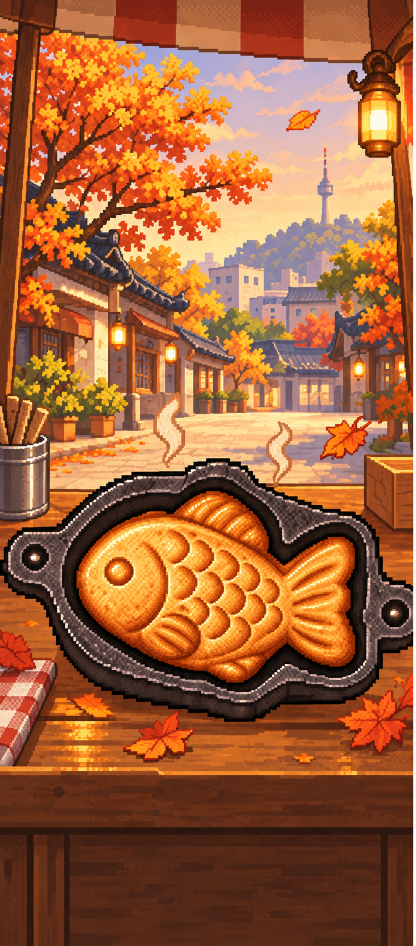
#> input picture 3_art/추가 생성 이미지/bg/autumn.png, 831 x 1891 px, given in place of redbean@crispgrid.png, which was not available (shown at 1/2 size)
$ python apply_extra_art.py fish
#> lines starting #> are read from the running program, lines starting #| are printed output that depends on the picture; after the words box and inside, x2 and y2 are one past the last pixel; in counts of white or black regions, pixels touching at a corner belong together; pictures that were not available may be replaced by others from this repository, and a replacement may not be noted
### 1_game/tools/pixelize.py
"""Turn AI-generated "pixel art" into clean, game-ready pixel sprites.

AI images fake pixel art: blocks have uneven sizes, edges are blurred and
colors drift. This script rebuilds a true low-resolution image:

  1. detects the image's fake pixel grid (pitch and offset) from its edges
  2. (sprite) removes the flat background by flood fill from the borders
  3. samples each grid cell from the median of its center, so blur and AI
     noise at cell borders are ignored -> one true pixel per fake pixel
  4. (sprite) crops to the content and centers it on the target canvas,
     shrinking only if it does not fit
     (background) center-crops to the target aspect ratio and resizes
  5. snaps colors to the shared game palette (or N adaptive colors)
  6. hardens alpha and removes tiny floating islands (--despeckle: lone pixels)

Output: <name>.png, plus preview/<name>@<preview>x.png enlarged with
nearest neighbor for checking (a subfolder, so it is not bundled). In Flutter draw it with FilterQuality.none and
integer scaling only.

Examples:
  python tools/pixelize.py raw/redbean.png -o assets/images/fish --size 64x48
  python tools/pixelize.py raw/night.png -o assets/images/bg --size 180x320 --mode background
  python tools/pixelize.py raw/icons/ -o assets/images/icons --size 24x24 --colors 12
"""

import argparse
import sys
from pathlib import Path

import numpy as np
from PIL import Image, ImageDraw, ImageFilter

from palette import GAME_PALETTE  # shared with draw_pixel_assets.py

# Fill colors that mark removed background; the one farthest from the
# background is used, since floodfill skips seeds already near the fill color.
SENTINELS = [(255, 0, 254), (1, 255, 2), (2, 1, 255), (254, 255, 1)]


def hex_to_rgb(h):
    h = h.lstrip("#")
    return tuple(int(h[i:i + 2], 16) for i in (0, 2, 4))


def remove_background(img, tolerance):
    """Flood fill from border pixels whose color matches a corner.

    Runs on a median-filtered copy so AI noise does not stop the fill.
    """
    rgb = img.convert("RGB").filter(ImageFilter.MedianFilter(5))
    w, h = rgb.size
    corners = {rgb.getpixel(p) for p in [(0, 0), (w - 1, 0), (0, h - 1), (w - 1, h - 1)]}
    sentinel = max(SENTINELS, key=lambda c: min(sum(abs(a - b) for a, b in zip(c, k)) for k in corners))
    seeds = [(x, 0) for x in range(0, w, 8)] + [(x, h - 1) for x in range(0, w, 8)]
    seeds += [(0, y) for y in range(0, h, 8)] + [(w - 1, y) for y in range(0, h, 8)]
    for seed in seeds:
        px = rgb.getpixel(seed)
        if px == sentinel:
            continue
        if min(sum(abs(a - b) for a, b in zip(px, c)) for c in corners) <= tolerance * 3:
            ImageDraw.floodfill(rgb, seed, sentinel, thresh=tolerance)
    out = np.array(img.convert("RGBA"))
    out[(np.array(rgb) == sentinel).all(axis=2), 3] = 0
    return out


# [69 lines left out: functions grid_pitch, detect_grid, edges_within, cell_sample, not called in this run]


def snap_to_palette(arr, palette):
    """Nearest palette color by perceptual 'redmean' distance."""
    pal = np.array(palette, dtype=np.float64)
    rgb = arr[..., :3].reshape(-1, 1, 3).astype(np.float64)
    rmean = (rgb[..., 0] + pal[None, :, 0]) / 2
    d = rgb - pal[None]
    dist = (2 + rmean / 256) * d[..., 0] ** 2 + 4 * d[..., 1] ** 2 + (2 + (255 - rmean) / 256) * d[..., 2] ** 2
    arr[..., :3] = pal[dist.argmin(axis=1)].reshape(arr.shape[:2] + (3,)).astype(np.uint8)
    return arr


def adaptive_palette(arr, colors):
    opaque = arr[arr[..., 3] == 255][:, :3]
    if len(opaque) == 0:
        return []
    strip = Image.fromarray(opaque.reshape(1, -1, 3))
    q = strip.quantize(colors=colors, method=Image.Quantize.MEDIANCUT, dither=Image.Dither.NONE)
    flat = q.getpalette()[: colors * 3]
    return [tuple(flat[i:i + 3]) for i in range(0, len(flat), 3)]


# [148 lines left out: functions despeckle, remove_islands, native_pixels, fit, process, main, not called in this run]


# [2 lines that do not run on import are left out]

### 1_game/tools/apply_extra_art.py
"""Applies the extra art set ("이미지/추가 생성 이미지") to assets/images.

Sources are RAW: RGB on a flat white background, at 3-15x the game size.
The source folder is only read. Every stage writes into assets/images and,
with --preview, a check sheet into build/extra_art_preview (not bundled).

Mapping and decisions: docs/prompts/오늘의붕어빵_추가이미지적용프롬프트_
261007_2012_01.md (B절) and the stage reports.

  python tools/apply_extra_art.py fish topping stove [--preview]
  python tools/apply_extra_art.py all --preview

Rules kept by every stage:
  - the white background goes by flood fill from the borders only
    (pixelize.remove_background), never by colour, so white clothes,
    sugar or snow inside a figure stay;
  - art is only ever shrunk (area sampling); nothing is scaled up;
  - outputs keep the canvas size of the files they replace.
"""
import argparse
import sys
from pathlib import Path

import numpy as np
from PIL import Image
from scipy import ndimage

sys.path.insert(0, str(Path(__file__).resolve().parent))
from pixelize import adaptive_palette, remove_background, snap_to_palette  # noqa: E402

ROOT = Path(__file__).resolve().parent.parent
SRC = ROOT.parent / '3_art' / '추가 생성 이미지'
OUT = ROOT / 'assets' / 'images'
PREVIEW = ROOT / 'build' / 'extra_art_preview'


# ---------------------------------------------------------------- helpers

def load_cut(path, tolerance=24):
    """The source with its border-connected white background made clear."""
    arr = remove_background(Image.open(path), tolerance)
    arr[..., 3] = np.where(arr[..., 3] >= 128, 255, 0)
    return arr


def bbox(alpha):
    ys, xs = np.nonzero(alpha)
    return xs.min(), ys.min(), xs.max() + 1, ys.max() + 1


def area_sample(arr, w, h, min_cover=0.5):
    """Shrinks RGBA [arr] to w x h: each output pixel is the mean colour of
    the opaque source pixels in its cell, opaque when at least [min_cover]
    of the cell is. Hard alpha, no scaling up."""
    sh, sw = arr.shape[:2]
    assert w <= sw and h <= sh, 'area_sample only shrinks'
    xs = np.linspace(0, sw, w + 1).round().astype(int)
    ys = np.linspace(0, sh, h + 1).round().astype(int)
    a = (arr[..., 3] >= 128).astype(np.float64)
    rgb = arr[..., :3].astype(np.float64) * a[..., None]
    # Summed-area tables make every cell O(1).
    def sat(v):
        s = np.zeros((sh + 1, sw + 1) + v.shape[2:])
        s[1:, 1:] = v.cumsum(0).cumsum(1)
        return s
    sa, sc = sat(a), sat(rgb)
    def cells(s):
        return (s[ys[1:]][:, xs[1:]] - s[ys[:-1]][:, xs[1:]]
                - s[ys[1:]][:, xs[:-1]] + s[ys[:-1]][:, xs[:-1]])
    cover, colour = cells(sa), cells(sc)
    size = np.outer(np.diff(ys), np.diff(xs))
    out = np.zeros((h, w, 4), np.uint8)
    opaque = cover >= min_cover * size
    out[..., :3] = np.where(opaque[..., None],
                            colour / np.maximum(cover, 1)[..., None], 0).round()
    out[..., 3] = opaque * 255
    return out


def quantize(arr, colors):
    """Snaps opaque pixels to [colors] adaptive colours (small sprites)."""
    palette = adaptive_palette(arr, colors)
    if palette:
        mask = arr[..., 3] == 255
        arr[mask] = snap_to_palette(arr.copy(), palette)[mask]
    return arr


def place(arr, box, canvas):
    """[arr] shrunk into [box] (l, t, r, b) of an empty [canvas] (w, h)."""
    l, t, r, b = box
    out = np.zeros((canvas[1], canvas[0], 4), np.uint8)
    out[t:b, l:r] = area_sample(arr, r - l, b - t)
    return out


# [40 lines left out: functions register, warp, not called in this run]


def save(arr, path, mode='RGBA'):
    path.parent.mkdir(parents=True, exist_ok=True)
    img = Image.fromarray(arr, 'RGBA')
    (img.convert('RGB') if mode == 'RGB' else img).save(path)
    print(f'  -> {path.relative_to(ROOT)} {img.size[0]}x{img.size[1]}')


# [20 lines left out: function sheet, not called in this run]


# ---------------------------------------------------------------- stage 1

FISH_CANVAS = (96, 72)
# The fish's box on that canvas: the same for every pattern image and for
# the concept fish/redbean.png (999x749, box 115,108-884,640) the toppings
# are drawn over.
FISH_BOX = (11, 10, 85, 62)
PATTERNS = ['crispgrid', 'heartscale', 'starmark']
TOPPINGS = ['almond', 'choco', 'sprinkle', 'sugar']


def stage_fish(args):
    print('fish')
    done = []
    for p in PATTERNS:
        cut = load_cut(SRC / 'fish' / f'redbean@{p}.png')
        l, t, r, b = bbox(cut[..., 3])
        arr = quantize(place(cut[t:b, l:r], FISH_BOX, FISH_CANVAS), 24)
        save(arr, OUT / 'fish' / f'redbean@{p}.png')
        done.append(arr)
    if args.preview:
        sheet('fish', done + [np.asarray(Image.open(OUT / 'fish' / 'redbean.png').convert('RGBA').resize(FISH_CANVAS, Image.BOX))])


# [17 lines left out: function topping_core, not called in this run]


# How far the core grows (in fish/redbean.png pixels) to take in the
# topping's own outline, where it still differs from the plain fish.
TOPPING_GROW = {'almond': 10, 'choco': 4, 'sprinkle': 4, 'sugar': 4}


# [36 lines left out: function stage_topping, not called in this run]


STOVE_CANVAS = (941, 470)
STOVES = ['castiron', 'copper', 'golden']
# lib/ui/boost_effects.dart griddleCavities: cavity centres as fractions of
# the stove sprite (measured on the concept griddle, stove/iron.png).
CAVITIES = [(.284, .524), (.502, .525), (.719, .525),
            (.257, .715), (.501, .715), (.743, .715)]


# [39 lines left out: functions stage_stove, metal_mask, not called in this run]


# The concept griddle's metal (조리컷가스화면, the first stove/iron.png):
# its average colour and brightness quantiles (5 .. 95 %).
IRON_TINT = np.array([65, 50, 47], float)
IRON_LEVELS = [0.010, 0.084, 0.152, 0.302, 0.591]


# [18 lines left out: function stage_iron, not called in this run]


# ---------------------------------------------------------------- stage 2

BG_CANVAS = (335, 762)
# Day pictures replaced or new, and the night pictures of four seasons
# (PixelSprites.sceneBackground loads bg/<id>_night.png).
BACKGROUNDS = ['clear', 'rain', 'autumn', 'cherry', 'snow', 'snowday',
               'dusk', 'forest', 'night', 'seaside',
               'clear_night', 'rain_night', 'autumn_night', 'cherry_night']


# [56 lines left out: functions baked_fish, shift, stage_bg, not called in this run]

# ---------------------------------------------------------------- stage 3

# Width of each decoration in NightStallPainter's 180x400 scene units; the
# art is stored at DECO_SCALE times that and drawn back at scene size, so it
# keeps the source's finer dots (like the icons and skills).
DECO_SCALE = 3
DECO_WIDTH = {'lantern': 22, 'windchime': 14, 'bunting': 180,
              'starlights': 180, 'paperlanterns': 180, 'snowman': 30}


# [17 lines left out: function stage_deco, not called in this run]


ICON_SIZE = 72  # 3x the 24 px logical icon, like tools/process_extra_art.sh
ICONS = ['shop', 'skins', 'records', 'share', 'daily', 'achievements',
         'settings', 'leaderboard', 'star', 'butter',
         'back', 'bgm', 'sfx', 'vibration', 'volume', 'save', 'menu']


# [20 lines left out: function stage_icons, not called in this run]


STAGES = {'fish': stage_fish, 'topping': stage_topping, 'stove': stage_stove,
          'iron': stage_iron,
          'bg': stage_bg, 'deco': stage_deco, 'icons': stage_icons}


def main():
    sys.stdout.reconfigure(encoding='utf-8')
    p = argparse.ArgumentParser(description=__doc__, formatter_class=argparse.RawDescriptionHelpFormatter)
    p.add_argument('stages', nargs='+', choices=list(STAGES) + ['all'])
    p.add_argument('--preview', action='store_true', help='write check sheets to build/extra_art_preview')
    args = p.parse_args()
    for name in (STAGES if 'all' in args.stages else args.stages):
        STAGES[name](args)
#> this loop made 1 pass
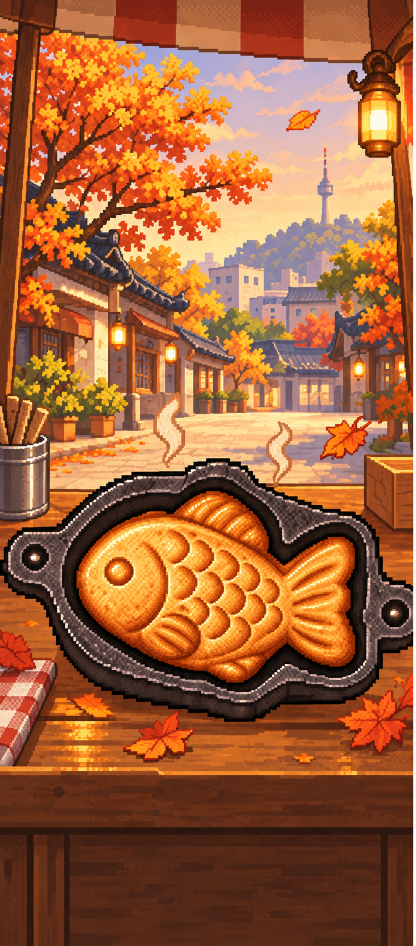
#> input picture 3_art/추가 생성 이미지/bg/autumn.png, 831 x 1891 px, given in place of redbean@crispgrid.png, which was not available (shown at 1/2 size)
#> pass 1, in load_cut, `arr = remove_background(Image.open(path), tolerance)`:
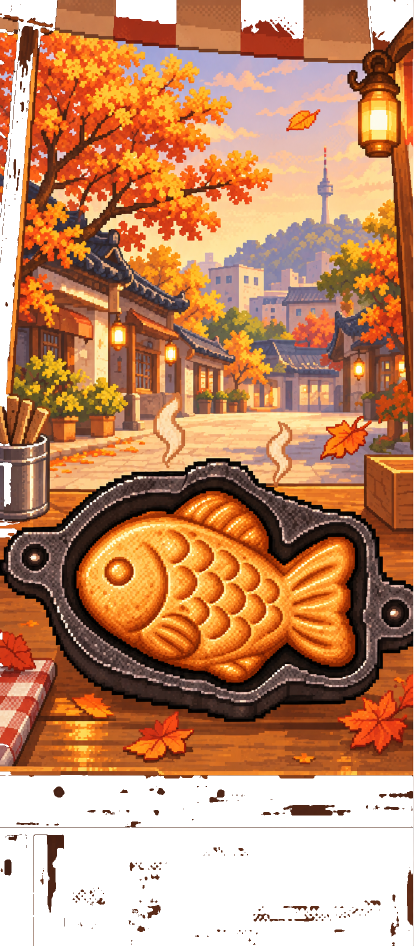
#> arr: shape (1891, 831, 4) (shown at 1/2 size); mean R, G, B, A 159.8, 97.1, 58.2, 203.1; transparent parts drawn white
#> pass 1, in area_sample, `a = (arr[..., 3] >= 128).astype(np.float64)`:
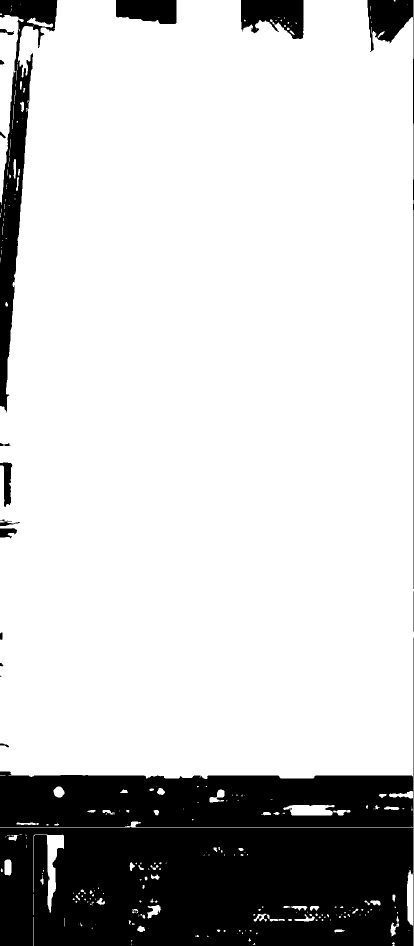
#> a: shape (1891, 828) float64 (shown at 1/2 size); values 0 (black) and 1 (white), 79.9% white; 20 black regions (1 under 20 px), largest, box (x1, y1, x2, y2) and area: (0, 1543, 826, 1891) 266425, (0, 0, 115, 825) 25444, (482, 0, 607, 78) 7055
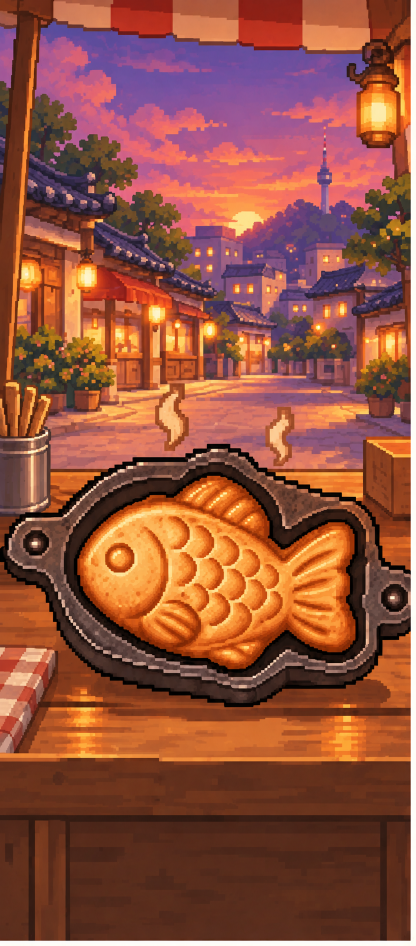
#> input picture 3_art/추가 생성 이미지/bg/dusk.png, 831 x 1891 px, given in place of redbean@heartscale.png, which was not available (shown at 1/2 size)


if __name__ == '__main__':
    main()
